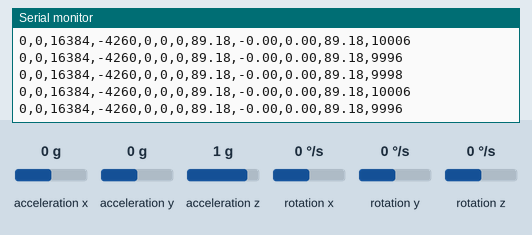
Recording of a program running on a simulated ESP32. On the bench: the last lines printed to the serial monitor. Wiring (inferred from the names in the program): MPU-6050 motion sensor at I2C address 0x68. The test bench sets the inputs (shaded band); at power-on: acceleration x 0 g, acceleration y 0 g, acceleration z 1 g, rotation x 0 °/s, rotation y 0 °/s, rotation z 0 °/s.

Above: at 2.3 s.
2.4 s: acceleration x set to -1.4 g
At 3.1 s:
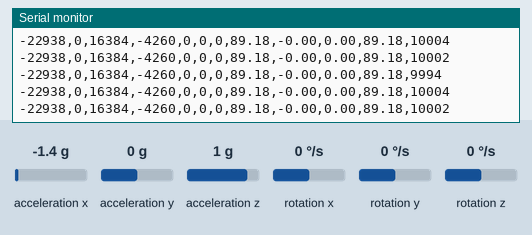
3.9 s: acceleration y set to -1.4 g
At 5.0 s:
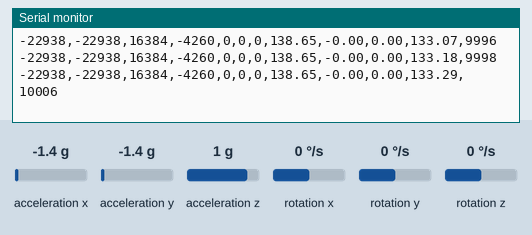
5.4 s: acceleration z set to -1.4 g
At 6.3 s:
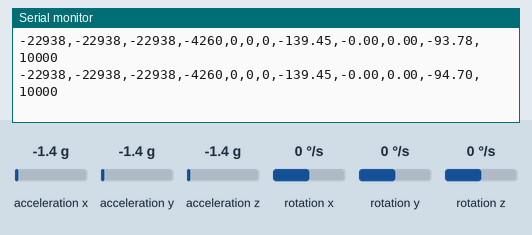
6.9 s: rotation x set to -192 °/s
At 7.8 s:
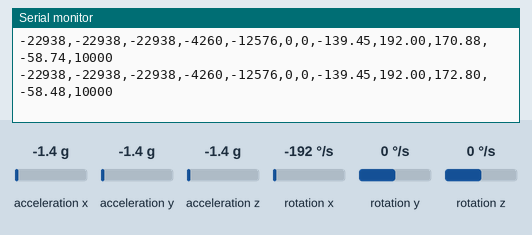
8.4 s: rotation y set to -192 °/s
At 9.5 s:
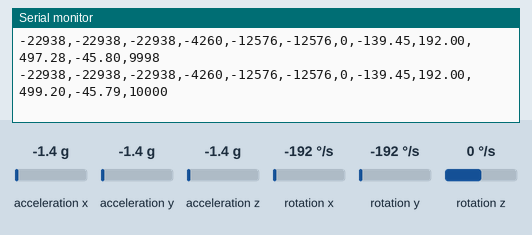

The program:

main.cpp
```cpp
#include <Arduino.h>

#include "mpu6050.h"
#include "tilt.h"

#define LOOP_PERIOD_US 10000  // 100 Hz

uint32_t iteration_due_at;   // micros() value when the next pass may start
uint32_t last_iteration_at;  // micros() value when the previous pass started

void setup() {
    Serial.begin(921600);
    delay(1000);
    if (!mpu_init()) {
        while (true) {
            // repeat so a monitor opened late still sees why it stopped
            Serial.println("mpu_init failed, halted");
            delay(1000);
        }
    }

    last_iteration_at = micros();
    iteration_due_at = last_iteration_at + LOOP_PERIOD_US;
}

void loop() {
    while ((int32_t)(micros() - iteration_due_at) < 0) {
    }
    iteration_due_at += LOOP_PERIOD_US;

    uint32_t now = micros();
    uint32_t dt_us = now - last_iteration_at;  // real time since the previous pass
    last_iteration_at = now;

    struct mpu_raw raw;
    if (!mpu_read(&raw)) {
        Serial.println("read_regs failed");
        return;
    }

    struct tilt t = tilt_update(&raw, dt_us / 1000000.0f);

    // CSV: ax,ay,az,temp,gx,gy,gz,accel_angle,gyro_rate,gyro_angle,angle,dt_us
    Serial.printf("%d,%d,%d,%d,%d,%d,%d,%.2f,%.2f,%.2f,%.2f,%lu\n",
                  raw.ax, raw.ay, raw.az, raw.temp,
                  raw.gx, raw.gy, raw.gz, t.accel_angle,
                  t.gyro_rate, t.gyro_angle, t.angle, (unsigned long)dt_us);
}
```

mpu6050.cpp
```cpp
#include <Arduino.h>
#include <Wire.h>

#include "mpu6050.h"

#define SDA_PIN 21
#define SCL_PIN 22

#define MPU_ADDR 0x68

// MPU-6050 registers
#define REG_CONFIG       0x1A
#define REG_GYRO_CONFIG  0x1B
#define REG_ACCEL_CONFIG 0x1C
#define REG_ACCEL_XOUT_H 0x3B
#define REG_ACCEL_XOUT_L 0x3C
#define REG_ACCEL_YOUT_H 0x3D
#define REG_ACCEL_YOUT_L 0x3E
#define REG_ACCEL_ZOUT_H 0x3F
#define REG_ACCEL_ZOUT_L 0x40
#define REG_TEMP_OUT_H   0x41
#define REG_TEMP_OUT_L   0x42
#define REG_GYRO_XOUT_H  0x43
#define REG_GYRO_XOUT_L  0x44
#define REG_GYRO_YOUT_H  0x45
#define REG_GYRO_YOUT_L  0x46
#define REG_GYRO_ZOUT_H  0x47
#define REG_GYRO_ZOUT_L  0x48
#define REG_PWR_MGMT_1   0x6B
#define REG_WHO_AM_I     0x75

#define GYRO_FS_500DPS 0x08  // GYRO_CONFIG: FS_SEL=1 (bits 4:3) -> +/-500 deg/s
#define ACCEL_FS_2G    0x00  // ACCEL_CONFIG: AFS_SEL=0 (bits 4:3), self-test off -> +/-2 g
#define DLPF_44HZ      0x03  // CONFIG: DLPF_CFG=3 (bits 2:0) -> accel 44 Hz, gyro 42 Hz, below 50 Hz Nyquist

static bool read_regs(uint8_t reg, uint8_t *buf, uint8_t len) {
    Wire.beginTransmission(MPU_ADDR);
    Wire.write(reg);
    if (Wire.endTransmission(false) != 0) {
        return false;
    }
    // fails if the sensor NACKed or sent too few bytes.
    if (Wire.requestFrom(MPU_ADDR, len) != len) {
        return false;
    }
    for (size_t i = 0; i < len; i++) {
        buf[i] = Wire.read();
    }
    return true;
}

static bool read_reg(uint8_t reg, uint8_t *out) {
    return read_regs(reg, out, 1);
}

static bool write_reg(uint8_t reg, uint8_t value) {
    Wire.beginTransmission(MPU_ADDR);
    Wire.write(reg);
    Wire.write(value);
    if (Wire.endTransmission(true) != 0) {  // address or register byte NACKed
        return false;
    }
    return true;
}

static int16_t merge_two_bytes(uint8_t high, uint8_t low) {
    return (int16_t)((high << 8) | low);
}

static bool write_verify(uint8_t reg, uint8_t value) {
    if (!write_reg(reg, value)) {
        Serial.printf("write reg 0x%02X failed\n", reg);
        return false;
    }

    uint8_t got;
    if (!read_reg(reg, &got)) {
        Serial.printf("read reg 0x%02X failed\n", reg);
        return false;
    }

    if (got != value) {
        Serial.printf("reg 0x%02X: wrote 0x%02X, read 0x%02X\n", reg, value, got);
        return false;
    }

    Serial.printf("reg 0x%02X = 0x%02X\n", reg, got);
    return true;
}

bool mpu_init(void) {
    Wire.begin(SDA_PIN, SCL_PIN);
    Wire.setClock(400000);  // MPU-6050 supports 400 kHz fast mode

    uint8_t who_am_i;
    if (!read_reg(REG_WHO_AM_I, &who_am_i)) {
        Serial.println("failed to read WHO_AM_I");
        return false;
    }
    if (who_am_i != 0x68) {
        Serial.printf("WHO_AM_I: expected 0x68, got 0x%02X\n", who_am_i);
        return false;
    }

    if (!write_verify(REG_PWR_MGMT_1, 0x01)) {
        Serial.println("failed to wake sensor");
        return false;
    }
    delay(100);  // let the chip wake up and its clock settle before using it

    if (!write_verify(REG_CONFIG, DLPF_44HZ)) {
        Serial.println("failed to set DLPF");
        return false;
    }

    if (!write_verify(REG_ACCEL_CONFIG, ACCEL_FS_2G)) {
        Serial.println("failed to set accel full scale");
        return false;
    }

    if (!write_verify(REG_GYRO_CONFIG, GYRO_FS_500DPS)) {
        Serial.println("failed to set gyro full scale");
        return false;
    }

    return true;
}

bool mpu_read(struct mpu_raw *out) {
    uint8_t buf[14];  // registers 0x3B..0x48, each value H then L
    if (!read_regs(REG_ACCEL_XOUT_H, buf, 14)) {
        return false;
    }
    out->ax   = merge_two_bytes(buf[0], buf[1]);
    out->ay   = merge_two_bytes(buf[2], buf[3]);
    out->az   = merge_two_bytes(buf[4], buf[5]);
    out->temp = merge_two_bytes(buf[6], buf[7]);
    out->gx   = merge_two_bytes(buf[8], buf[9]);
    out->gy   = merge_two_bytes(buf[10], buf[11]);
    out->gz   = merge_two_bytes(buf[12], buf[13]);
    return true;
}
```

mpu6050.h
```cpp
#pragma once

#include <stdint.h>

// Gyro sensitivity at the ±500 °/s range set by mpu_init().
#define MPU_GYRO_LSB_PER_DPS 65.5f

// One burst read of the MPU-6050, raw counts as the chip reports them.
struct mpu_raw {
    int16_t ax, ay, az;
    int16_t temp;
    int16_t gx, gy, gz;
};

bool mpu_init(void);
bool mpu_read(struct mpu_raw *out);
```

tilt.cpp
```cpp
#include <math.h>

#include "tilt.h"

// Y offset = (16020 + (−16590)) / 2 ≈ −285
// Y scale = (16020 − (−16590)) / 2 ≈ 16305
#define AY_OFFSET  -285

// Z offset = (−20110 + 13000) / 2 ≈ −3555
// Z Scale = (13000 − (−20110)) / 2 ≈ 16555
#define AZ_OFFSET -3555

// Complementary filter: weight on the gyro prediction each pass.
// Time constant ~ dt * ALPHA / (1 - ALPHA) = ~0.5 s at 100 Hz.
#define FILTER_ALPHA 0.98f

static float gyro_angle = 0.0f;
static float angle = 0.0f;
static bool first_pass = true;

static float compute_accel_angle(int16_t ay, int16_t az) {
    float y = ay - AY_OFFSET;
    float z = az - AZ_OFFSET;
    return atan2f(z, y) * (180.0f / (float)M_PI);
}

struct tilt tilt_update(const struct mpu_raw *raw, float dt) {
    float accel_angle = compute_accel_angle(raw->ay, raw->az);
    float gyro_rate = -(float)raw->gx / MPU_GYRO_LSB_PER_DPS; // should be inverted or not depended on how the chip is mounted

    gyro_angle += gyro_rate * dt;

    if (first_pass) {
        // Start from the accelerometer so we don't converge from 0 for ~2 s.
        angle = accel_angle;
        first_pass = false;
    } else {
        angle = FILTER_ALPHA * (angle + gyro_rate * dt) + (1.0f - FILTER_ALPHA) * accel_angle;
    }

    return (struct tilt){accel_angle, gyro_rate, gyro_angle, angle};
}
```

tilt.h
```cpp
#pragma once

#include "mpu6050.h"

// Tilt around the X axis, in degrees. 0 = Y pointing up; forward tilt is negative.
struct tilt {
    float accel_angle;
    float gyro_rate;   // degrees per second
    float gyro_angle;  // gyro only, drifts; kept for telemetry
    float angle;       // complementary filter
};

// dt is the time since the previous call, in seconds.
struct tilt tilt_update(const struct mpu_raw *raw, float dt);
```

Measured:
- after the input at 2.4 s, the serial monitor: prints a new line at once (image 1)
- after the input at 3.9 s, the serial monitor: prints a new line at once (image 2)
